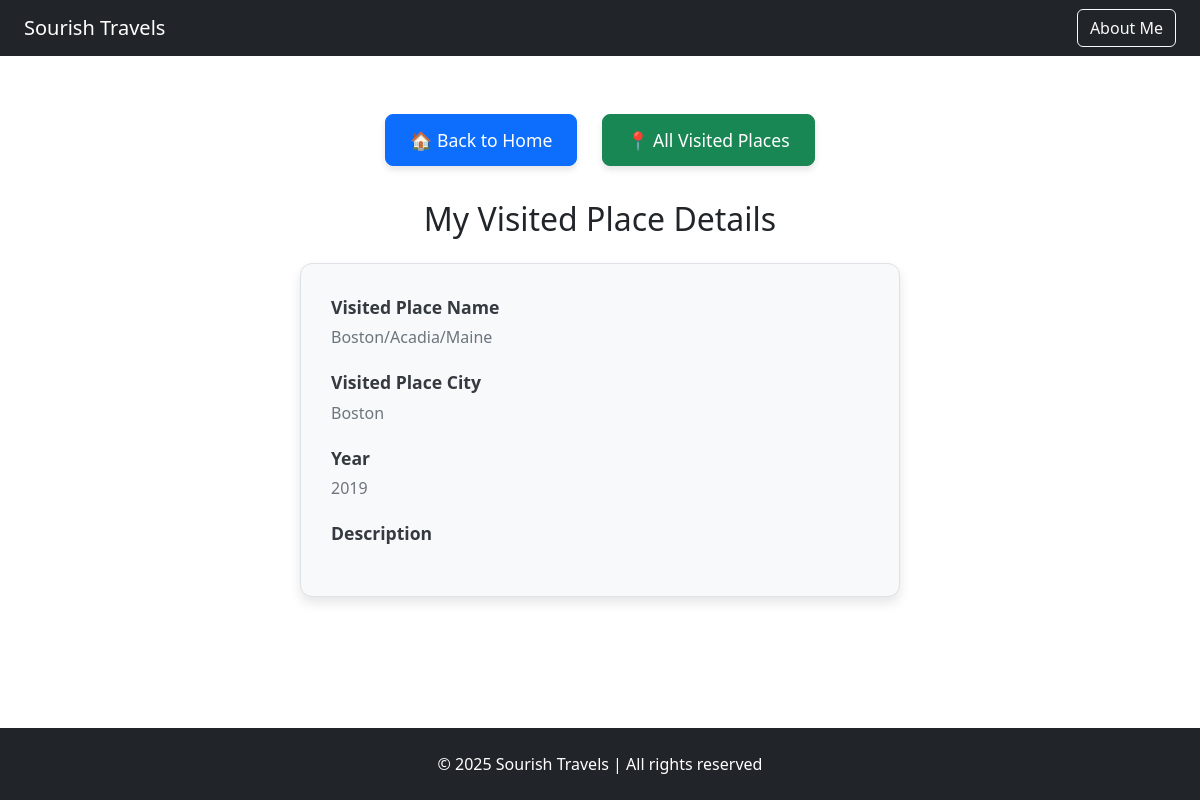
/sourishtravellist/9, run on the app's committed database.
### sourishtravellist/models.py (models this page shows)
class PlacesVisited(models.Model):
    place_name = models.CharField(max_length=255)
    place_city = models.CharField(max_length=255)
    place_zip = models.CharField(max_length=255)
    visited_year = models.IntegerField()
    visited_though = models.CharField(max_length=255)
    place_state = models.ForeignKey(Places, on_delete=models.CASCADE)
    record_create= models.DateTimeField(default=timezone.now)
    record_update= models.DateTimeField(default=timezone.now)
    description = models.TextField(blank=True, null=True)

### sourishtravellist/views.py (the view)
# urls.py: path('<int:place_id>', views.place_details, name='place_details'),
def place_details(request, place_id):
    try:
     placedetails = PlacesVisited.objects.get(id=place_id)
     return render(request, 'placesVisited/placeDetails.html', {'placedetails': placedetails})
    except:
        return render(request, 'placesVisited/dataNotExists.html')

### sourishtravellist/templates/placesVisited/placeDetails.html (shortened to what this page needs)
{% extends 'base.html' %}
{% block content %}
<div class="container mt-5">
    <div class="text-center mb-4">
        <a href="{% url 'home' %}" class="btn btn-primary custom-home-btn">🏠 Back to Home</a>
        <a href="{% url 'index' %}" class="btn btn-success custom-home-btn1">📍 All Visited Places</a>
    </div>
    <h2 class="text-center mb-4">My Visited Place Details</h2>
    {% if placedetails %}
    <div class="detail-card mx-auto" style="max-width: 600px;">
        <div class="detail-section">
            <div class="detail-label">Visited Place Name</div>
            <div class="detail-value">{{ placedetails.place_name }}</div>
        </div>
        <div class="detail-section">
            <div class="detail-label">Visited Place City</div>
            <div class="detail-value">{{ placedetails.place_city }}</div>
        </div>
        <div class="detail-section">
            <div class="detail-label">Year</div>
            <div class="detail-value">{{ placedetails.visited_year }}</div>
        </div>
        <div class="detail-section">
            <div class="detail-label">Description</div>
        </div>
    </div>
    {% else %}
        <p class="text-center text-muted">No place details found.</p>
    {% endif %}
</div>
{% endblock %}

### sourishtravellist/templates/placesVisited/placeDetails.html (style rules this page uses)
.custom-home-btn, .custom-home-btn1 { padding: 12px 24px; font-size: 1.1rem; border-radius: 8px; font-weight: 500; transition: background-color 0.3s ease, transform 0.2s ease; box-shadow: 0 4px 6px rgba(0,0,0,0.1); margin: 10px; }
.detail-card { background-color: #f8f9fa; border: 1px solid #dee2e6; border-radius: 12px; padding: 30px; box-shadow: 0 6px 12px rgba(0,0,0,0.1); }
.detail-section { margin-bottom: 20px; }
.detail-label { font-weight: 600; color: #343a40; font-size: 1.1rem; }
.detail-value { color: #6c757d; font-size: 1rem; margin-top: 5px; }

### data on the page
PlacesVisited: place_name "Boston/Acadia/Maine", place_city "Boston", visited_year "2019"
